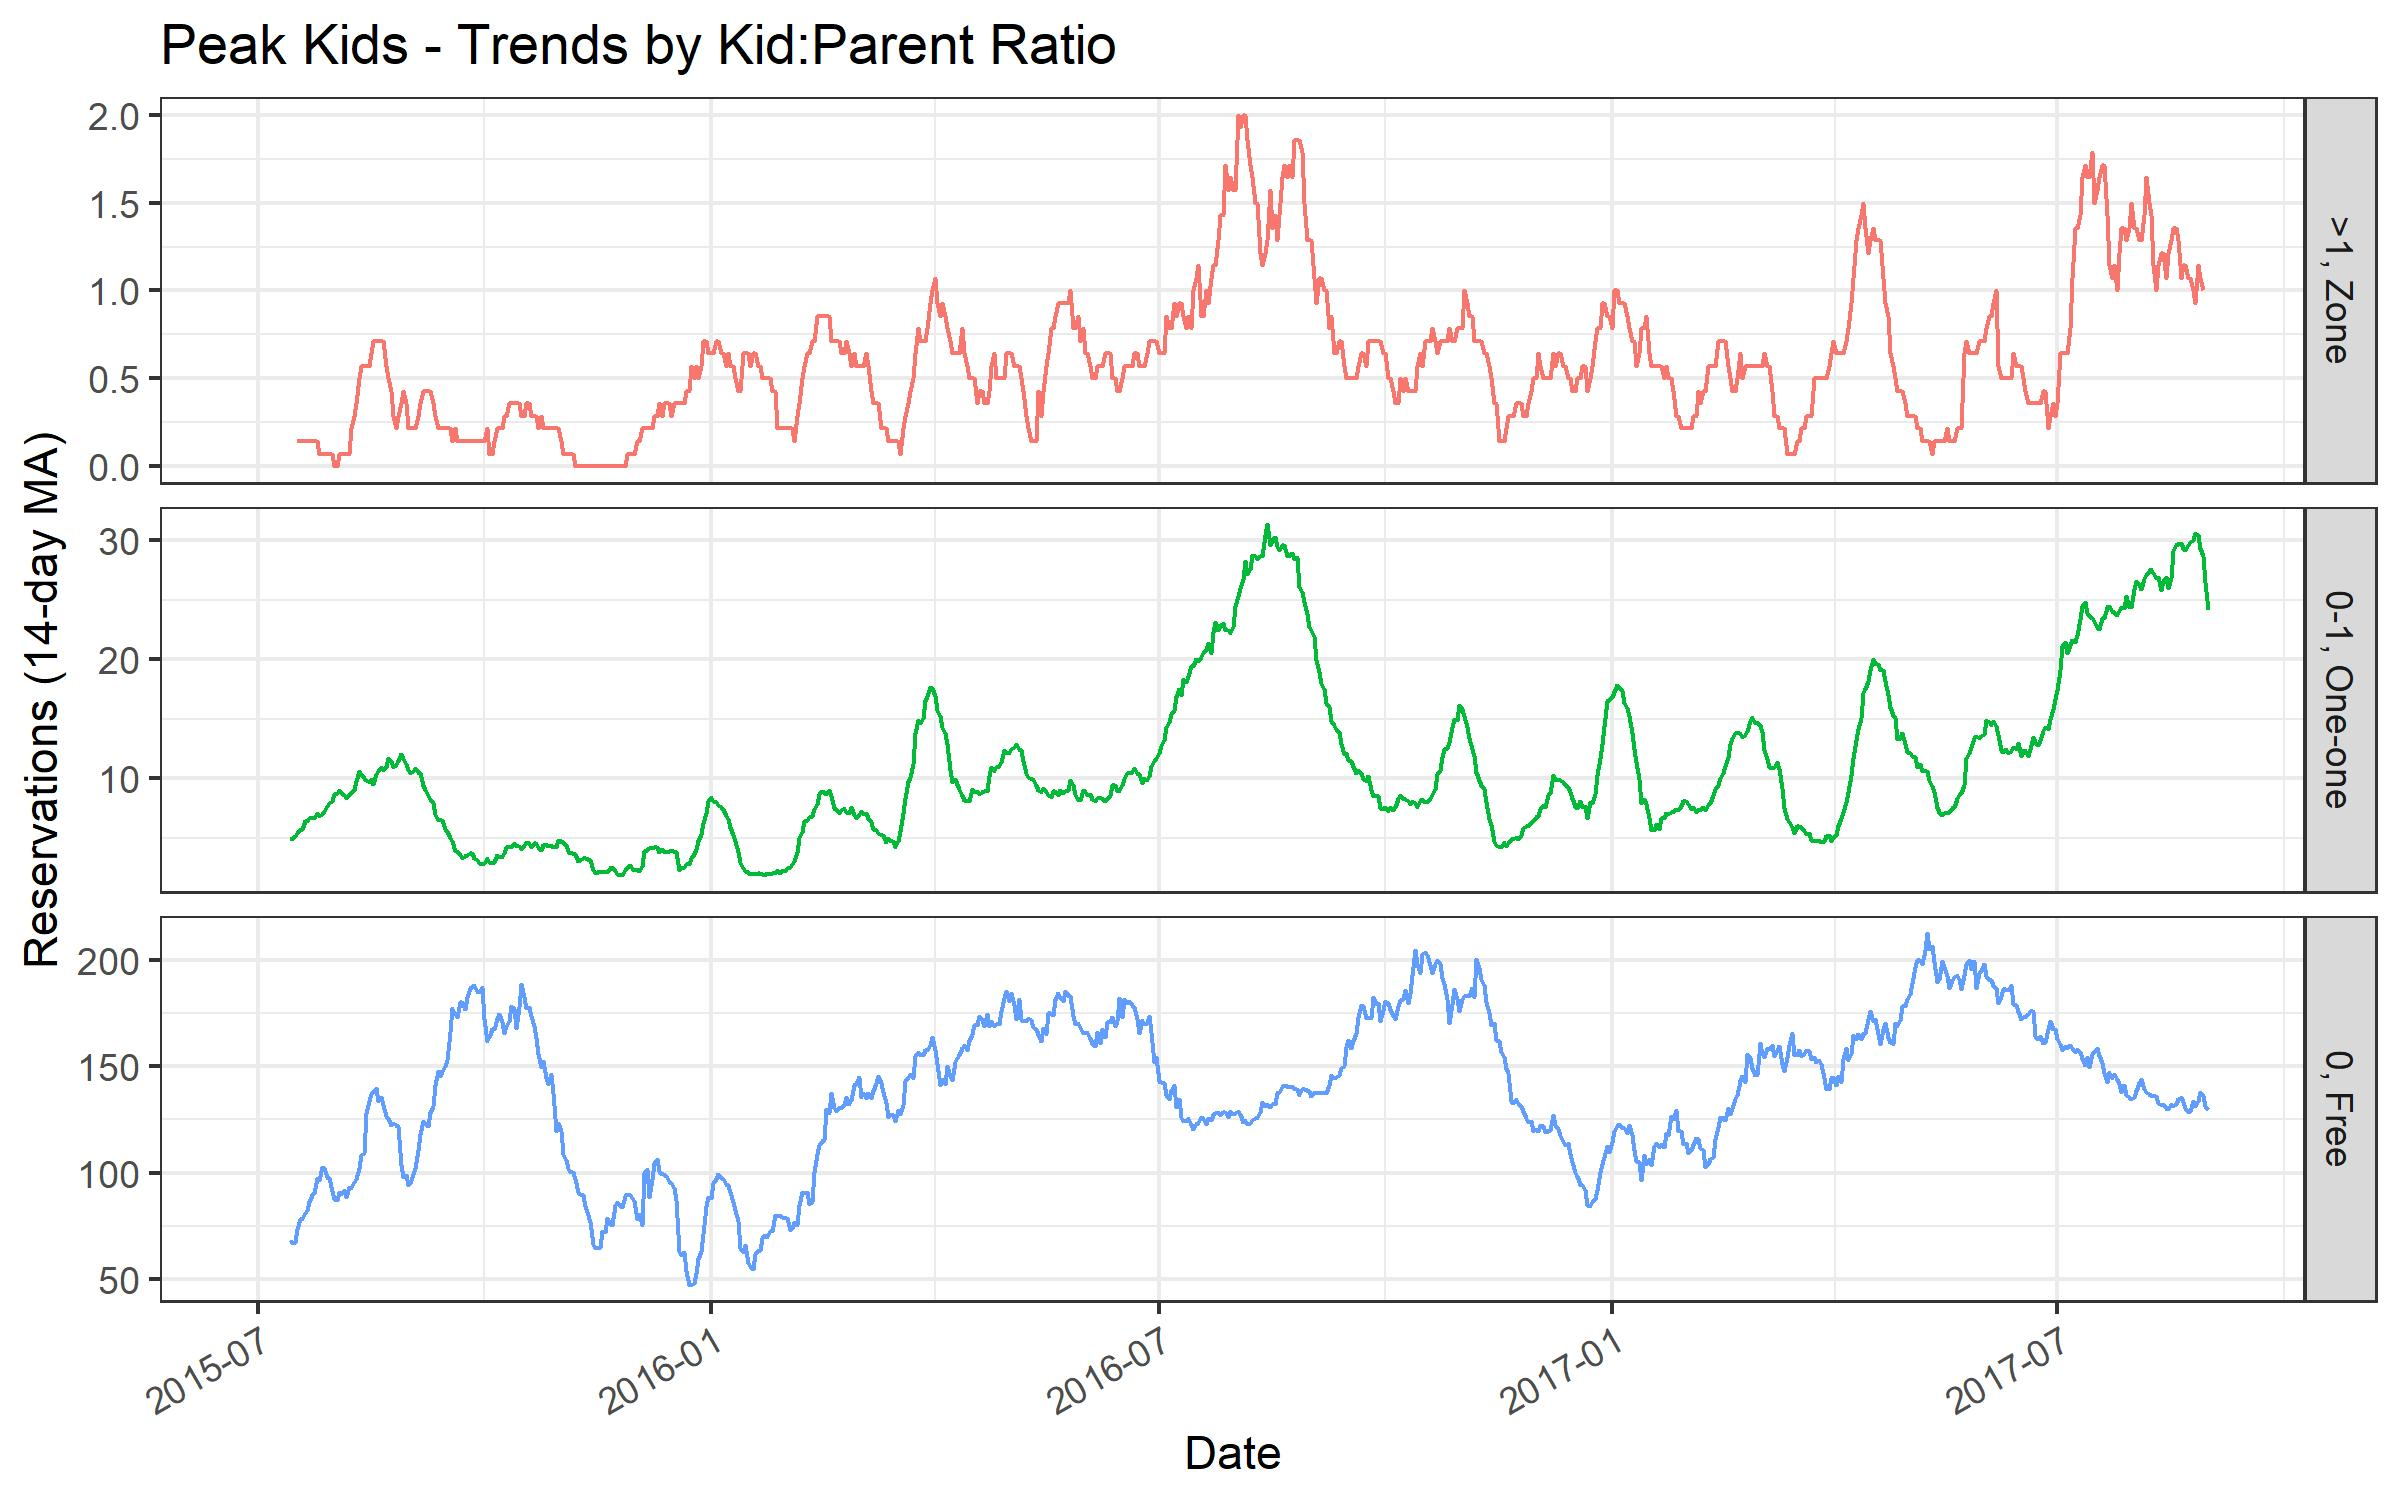

Here is the R script that generated this plot:
library(tidyr)
library(feasts)
library(tsibbledata)
library(dplyr)
library(ggplot2)
library(glue)
library(tidyverse)
library(tsibble)

# Read in data
hotels <- readr::read_csv('https://raw.githubusercontent.com/rfordatascience/tidytuesday/master/data/2020/2020-02-11/hotels.csv') %>%
                 mutate(date = glue::glue("{arrival_date_year}-{arrival_date_month}-{arrival_date_day_of_month}"),
                        date = parse_date(date, format = "%Y-%B-%d")) %>% 
                 mutate(guests=children+babies+adults) %>%
                 mutate(kids=children+babies) %>%
                 mutate(has_kids=(kids>0)) %>%
                 mutate(kids_per_adult=kids/adults) %>%
                 mutate(kids_coverage=case_when(
                                   kids == 0 ~ "0, Free",
                                   kids_per_adult > 0 & kids_per_adult <= 1 ~ "0-1, One-one",
                                   kids_per_adult > 1  ~ ">1, Zone")) %>%
                 mutate(children_per_adult=children/adults) %>%
                 mutate(babies_per_adult=babies/adults) %>%
                 mutate(assigned_reserved=(reserved_room_type==assigned_room_type))

fig_by_ratio <- hotels %>% filter(!is.na(kids_coverage)) %>% 
  group_by(date,kids_coverage) %>% 
  summarize(reservations=n()) %>% 
  tsibble::as_tsibble(key = kids_coverage) %>% 
  fill_gaps(reservations=0) %>%
  group_by_key() %>% 
  mutate(reservations_ma = slide_dbl(reservations, ~ mean(., na.rm = TRUE), .size = 14)) %>%
  autoplot(reservations_ma) + theme(legend.position = "none") +
  theme_bw() + facet_grid(rows = vars(kids_coverage),scale="free") +
  xlab("Date") + ylab("Reservations (14-day MA)") +
  guides(fill = FALSE, color = FALSE, linetype = FALSE, shape = FALSE) +
  ggtitle("Peak Kids - Trends by Kid:Parent Ratio") + 
  theme(axis.text.x = element_text(angle = 30, hjust = 1))

ggsave(filename="hotel_20200211.jpg", width=8, height=5, plot=fig_by_ratio)
